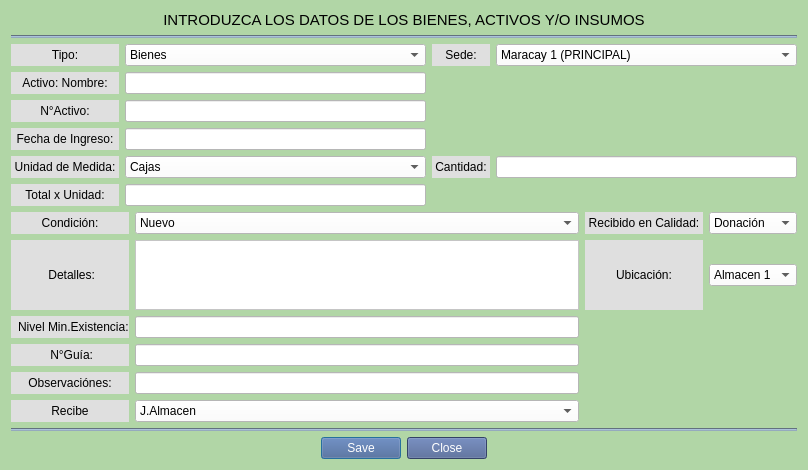
<?xml version="1.0" encoding="UTF-8"?>
<ui version="4.0">
 <class>ContrlEntrada</class>
 <widget class="QDialog" name="ContrlEntrada">
  <property name="windowModality">
   <enum>Qt::WindowModal</enum>
  </property>
  <property name="geometry">
   <rect>
    <x>0</x>
    <y>0</y>
    <width>808</width>
    <height>444</height>
   </rect>
  </property>
  <property name="windowTitle">
   <string>Control De Inventario (Entrada)</string>
  </property>
  <property name="windowIcon">
   <iconset resource="../assets/resources.qrc">
    <normaloff>:/logo_ipasme/icons/IPASME-logo-DABC2AE9B1-seeklogo.com.png</normaloff>:/logo_ipasme/icons/IPASME-logo-DABC2AE9B1-seeklogo.com.png</iconset>
  </property>
  <property name="styleSheet">
   <string notr="true">background-color: rgb(177, 214, 166);</string>
  </property>
  <property name="windowFilePath">
   <string/>
  </property>
  <layout class="QGridLayout" name="gridLayout_3">
   <item row="2" column="0">
    <layout class="QGridLayout" name="gridLayout_2">
     <item row="0" column="0">
      <widget class="QLabel" name="ql_CtrlEntrada_tipo">
       <property name="styleSheet">
        <string notr="true">background-color: rgb(223, 223, 223);
color: rgb(0, 0, 0);</string>
       </property>
       <property name="text">
        <string>Tipo:</string>
       </property>
       <property name="alignment">
        <set>Qt::AlignCenter</set>
       </property>
      </widget>
     </item>
     <item row="0" column="2">
      <widget class="QLabel" name="ql_CtrlEntrada_sede">
       <property name="styleSheet">
        <string notr="true">background-color: rgb(223, 223, 223);
color: rgb(0, 0, 0);</string>
       </property>
       <property name="text">
        <string>Sede:</string>
       </property>
       <property name="alignment">
        <set>Qt::AlignCenter</set>
       </property>
      </widget>
     </item>
     <item row="4" column="3">
      <widget class="QLineEdit" name="qlinee_CtrlEntrada_cantidad">
       <property name="styleSheet">
        <string notr="true">background-color: rgb(255, 255, 255);</string>
       </property>
      </widget>
     </item>
     <item row="3" column="0">
      <widget class="QLabel" name="ql_CtrlEntrada_fechaingreso">
       <property name="styleSheet">
        <string notr="true">background-color: rgb(223, 223, 223);
color: rgb(0, 0, 0);</string>
       </property>
       <property name="text">
        <string> Fecha de Ingreso: </string>
       </property>
       <property name="alignment">
        <set>Qt::AlignCenter</set>
       </property>
      </widget>
     </item>
     <item row="3" column="1">
      <widget class="QLineEdit" name="qlinee_CtrlEntrada_fechaingreso">
       <property name="styleSheet">
        <string notr="true">background-color: rgb(255, 255, 255);</string>
       </property>
      </widget>
     </item>
     <item row="0" column="1">
      <widget class="QComboBox" name="cbox_CtrlEntrada_tipo">
       <property name="cursor">
        <cursorShape>PointingHandCursor</cursorShape>
       </property>
       <property name="styleSheet">
        <string notr="true">background-color: rgb(255, 255, 255);</string>
       </property>
       <property name="currentIndex">
        <number>0</number>
       </property>
       <item>
        <property name="text">
         <string>Bienes</string>
        </property>
       </item>
       <item>
        <property name="text">
         <string>Servicios</string>
        </property>
       </item>
       <item>
        <property name="text">
         <string>Medicamentos</string>
        </property>
       </item>
       <item>
        <property name="text">
         <string>Insumos Medicos</string>
        </property>
       </item>
      </widget>
     </item>
     <item row="1" column="1">
      <widget class="QLineEdit" name="qlinee_CtrlEntrada_actnombre">
       <property name="focusPolicy">
        <enum>Qt::StrongFocus</enum>
       </property>
       <property name="styleSheet">
        <string notr="true">background-color: rgb(255, 255, 255);</string>
       </property>
      </widget>
     </item>
     <item row="4" column="2">
      <widget class="QLabel" name="ql_CtrlEntrada_cantidad">
       <property name="styleSheet">
        <string notr="true">background-color: rgb(223, 223, 223);
color: rgb(0, 0, 0);</string>
       </property>
       <property name="text">
        <string> Cantidad: </string>
       </property>
       <property name="alignment">
        <set>Qt::AlignCenter</set>
       </property>
      </widget>
     </item>
     <item row="2" column="0">
      <widget class="QLabel" name="ql_CtrlEntrada_numactivo">
       <property name="styleSheet">
        <string notr="true">background-color: rgb(223, 223, 223);
color: rgb(0, 0, 0);</string>
       </property>
       <property name="text">
        <string>N°Activo:</string>
       </property>
       <property name="alignment">
        <set>Qt::AlignCenter</set>
       </property>
      </widget>
     </item>
     <item row="0" column="3">
      <widget class="QComboBox" name="cbox_CtrlEntrada_sede">
       <property name="cursor">
        <cursorShape>PointingHandCursor</cursorShape>
       </property>
       <property name="styleSheet">
        <string notr="true">background-color: rgb(255, 255, 255);</string>
       </property>
       <item>
        <property name="text">
         <string>Maracay 1 (PRINCIPAL)</string>
        </property>
       </item>
       <item>
        <property name="text">
         <string>Maracay 2 (SAN JACINTO)</string>
        </property>
       </item>
       <item>
        <property name="text">
         <string>Maracay (A.MEDICA)</string>
        </property>
       </item>
      </widget>
     </item>
     <item row="5" column="1">
      <widget class="QLineEdit" name="qlinee_CtrlEntrada_totalxunidad">
       <property name="styleSheet">
        <string notr="true">background-color: rgb(255, 255, 255);</string>
       </property>
      </widget>
     </item>
     <item row="1" column="0">
      <widget class="QLabel" name="ql_CtrlEntrada_actnombre">
       <property name="styleSheet">
        <string notr="true">background-color: rgb(223, 223, 223);
color: rgb(0, 0, 0);</string>
       </property>
       <property name="text">
        <string>Activo: Nombre:</string>
       </property>
       <property name="alignment">
        <set>Qt::AlignCenter</set>
       </property>
      </widget>
     </item>
     <item row="4" column="0">
      <widget class="QLabel" name="ql_CtrlEntrada_unidadxmedida">
       <property name="styleSheet">
        <string notr="true">background-color: rgb(223, 223, 223);
color: rgb(0, 0, 0);</string>
       </property>
       <property name="text">
        <string> Unidad de Medida: </string>
       </property>
       <property name="alignment">
        <set>Qt::AlignCenter</set>
       </property>
      </widget>
     </item>
     <item row="5" column="0">
      <widget class="QLabel" name="ql_CtrlEntrada_totalxunidad">
       <property name="styleSheet">
        <string notr="true">background-color: rgb(223, 223, 223);
color: rgb(0, 0, 0);</string>
       </property>
       <property name="text">
        <string>Total x Unidad:</string>
       </property>
       <property name="alignment">
        <set>Qt::AlignCenter</set>
       </property>
      </widget>
     </item>
     <item row="4" column="1">
      <widget class="QComboBox" name="cbox_CtrlEntrada_sede_2">
       <property name="cursor">
        <cursorShape>PointingHandCursor</cursorShape>
       </property>
       <property name="styleSheet">
        <string notr="true">background-color: rgb(255, 255, 255);</string>
       </property>
       <item>
        <property name="text">
         <string>Cajas</string>
        </property>
       </item>
       <item>
        <property name="text">
         <string>Frescos</string>
        </property>
       </item>
       <item>
        <property name="text">
         <string>Unidad</string>
        </property>
       </item>
       <item>
        <property name="text">
         <string>Bolsas</string>
        </property>
       </item>
       <item>
        <property name="text">
         <string>Pases</string>
        </property>
       </item>
      </widget>
     </item>
     <item row="2" column="1">
      <widget class="QLineEdit" name="qlinee_CtrlEntrada_numactivo">
       <property name="styleSheet">
        <string notr="true">background-color: rgb(255, 255, 255);</string>
       </property>
      </widget>
     </item>
    </layout>
   </item>
   <item row="0" column="0">
    <widget class="QLabel" name="label_17">
     <property name="text">
      <string>&lt;html&gt;&lt;head/&gt;&lt;body&gt;&lt;p align=&quot;center&quot;&gt;&lt;span style=&quot; font-size:11pt;&quot;&gt;INTRODUZCA LOS DATOS DE LOS BIENES, ACTIVOS Y/O INSUMOS&lt;/span&gt;&lt;/p&gt;&lt;/body&gt;&lt;/html&gt;</string>
     </property>
    </widget>
   </item>
   <item row="4" column="0">
    <widget class="Line" name="line">
     <property name="styleSheet">
      <string notr="true">background-color: rgb(149, 170, 190);</string>
     </property>
     <property name="orientation">
      <enum>Qt::Horizontal</enum>
     </property>
    </widget>
   </item>
   <item row="3" column="0">
    <layout class="QGridLayout" name="gridLayout">
     <item row="2" column="1">
      <widget class="QLineEdit" name="qlinee_CtrlEntrada_nivelexistencia">
       <property name="styleSheet">
        <string notr="true">background-color: rgb(255, 255, 255);</string>
       </property>
      </widget>
     </item>
     <item row="0" column="3">
      <widget class="QComboBox" name="cbox_CtrlEntrada_recividocalidad">
       <property name="cursor">
        <cursorShape>PointingHandCursor</cursorShape>
       </property>
       <property name="styleSheet">
        <string notr="true">background-color: rgb(255, 255, 255);</string>
       </property>
       <item>
        <property name="text">
         <string>Donación</string>
        </property>
       </item>
       <item>
        <property name="text">
         <string>Prestamo</string>
        </property>
       </item>
       <item>
        <property name="text">
         <string>Ingreso</string>
        </property>
       </item>
       <item>
        <property name="text">
         <string>Compra</string>
        </property>
       </item>
      </widget>
     </item>
     <item row="4" column="1">
      <widget class="QLineEdit" name="qlinee_CtrlEntrada_observaciones">
       <property name="styleSheet">
        <string notr="true">background-color: rgb(255, 255, 255);</string>
       </property>
      </widget>
     </item>
     <item row="1" column="0">
      <widget class="QLabel" name="ql_CtrlEntrada_detalles">
       <property name="styleSheet">
        <string notr="true">background-color: rgb(223, 223, 223);
color: rgb(0, 0, 0);</string>
       </property>
       <property name="text">
        <string> Detalles:</string>
       </property>
       <property name="alignment">
        <set>Qt::AlignCenter</set>
       </property>
      </widget>
     </item>
     <item row="2" column="0">
      <widget class="QLabel" name="ql_CtrlEntrada_nivelexistencia">
       <property name="styleSheet">
        <string notr="true">background-color: rgb(223, 223, 223);
color: rgb(0, 0, 0);</string>
       </property>
       <property name="text">
        <string>  Nivel Min.Existencia:</string>
       </property>
       <property name="alignment">
        <set>Qt::AlignCenter</set>
       </property>
      </widget>
     </item>
     <item row="0" column="0">
      <widget class="QLabel" name="ql_CtrlEntrada_condicion">
       <property name="styleSheet">
        <string notr="true">background-color: rgb(223, 223, 223);
color: rgb(0, 0, 0);</string>
       </property>
       <property name="text">
        <string>Condición:</string>
       </property>
       <property name="alignment">
        <set>Qt::AlignCenter</set>
       </property>
      </widget>
     </item>
     <item row="0" column="2">
      <widget class="QLabel" name="ql_CtrlEntrada_reciboencalidad">
       <property name="styleSheet">
        <string notr="true">background-color: rgb(223, 223, 223);
color: rgb(0, 0, 0);</string>
       </property>
       <property name="text">
        <string> Recibido en Calidad: </string>
       </property>
       <property name="alignment">
        <set>Qt::AlignCenter</set>
       </property>
      </widget>
     </item>
     <item row="5" column="1">
      <widget class="QComboBox" name="cbox_CtrlEntrada_recibe">
       <property name="cursor">
        <cursorShape>PointingHandCursor</cursorShape>
       </property>
       <property name="styleSheet">
        <string notr="true">background-color: rgb(255, 255, 255);</string>
       </property>
       <item>
        <property name="text">
         <string>J.Almacen</string>
        </property>
       </item>
       <item>
        <property name="text">
         <string>Administración</string>
        </property>
       </item>
      </widget>
     </item>
     <item row="0" column="1">
      <widget class="QComboBox" name="cbox_CtrlEntrada_condicion">
       <property name="cursor">
        <cursorShape>PointingHandCursor</cursorShape>
       </property>
       <property name="styleSheet">
        <string notr="true">background-color: rgb(255, 255, 255);</string>
       </property>
       <item>
        <property name="text">
         <string>Nuevo</string>
        </property>
       </item>
       <item>
        <property name="text">
         <string>Buen Estado</string>
        </property>
       </item>
       <item>
        <property name="text">
         <string>Detalles</string>
        </property>
       </item>
       <item>
        <property name="text">
         <string>Desuso</string>
        </property>
       </item>
      </widget>
     </item>
     <item row="3" column="1">
      <widget class="QLineEdit" name="qlinee_CtrlEntrada_numguia">
       <property name="styleSheet">
        <string notr="true">background-color: rgb(255, 255, 255);</string>
       </property>
      </widget>
     </item>
     <item row="4" column="0">
      <widget class="QLabel" name="ql_CtrlEntrada_observaciones">
       <property name="styleSheet">
        <string notr="true">background-color: rgb(223, 223, 223);
color: rgb(0, 0, 0);</string>
       </property>
       <property name="text">
        <string>Observaciónes:</string>
       </property>
       <property name="alignment">
        <set>Qt::AlignCenter</set>
       </property>
      </widget>
     </item>
     <item row="1" column="1">
      <widget class="QPlainTextEdit" name="qplt_CtrlEntrada_detalles">
       <property name="styleSheet">
        <string notr="true">background-color: rgb(255, 255, 255);</string>
       </property>
      </widget>
     </item>
     <item row="3" column="0">
      <widget class="QLabel" name="ql_CtrlEntrada_numguia">
       <property name="styleSheet">
        <string notr="true">background-color: rgb(223, 223, 223);
color: rgb(0, 0, 0);</string>
       </property>
       <property name="text">
        <string> N°Guía:</string>
       </property>
       <property name="alignment">
        <set>Qt::AlignCenter</set>
       </property>
      </widget>
     </item>
     <item row="1" column="2">
      <widget class="QLabel" name="ql_CtrlEntrada_ubicacion">
       <property name="styleSheet">
        <string notr="true">background-color: rgb(223, 223, 223);
color: rgb(0, 0, 0);</string>
       </property>
       <property name="text">
        <string>Ubicación:</string>
       </property>
       <property name="alignment">
        <set>Qt::AlignCenter</set>
       </property>
      </widget>
     </item>
     <item row="1" column="3">
      <widget class="QComboBox" name="cbox_CtrlEntrada_ubicacion">
       <property name="cursor">
        <cursorShape>PointingHandCursor</cursorShape>
       </property>
       <property name="styleSheet">
        <string notr="true">background-color: rgb(255, 255, 255);</string>
       </property>
       <item>
        <property name="text">
         <string>Almacen 1</string>
        </property>
       </item>
       <item>
        <property name="text">
         <string>Almacen 2</string>
        </property>
       </item>
      </widget>
     </item>
     <item row="5" column="0">
      <widget class="QLabel" name="ql_CtrlEntrada_recibe">
       <property name="styleSheet">
        <string notr="true">background-color: rgb(223, 223, 223);
color: rgb(0, 0, 0);</string>
       </property>
       <property name="text">
        <string>Recibe</string>
       </property>
       <property name="alignment">
        <set>Qt::AlignCenter</set>
       </property>
      </widget>
     </item>
    </layout>
   </item>
   <item row="5" column="0" alignment="Qt::AlignHCenter">
    <widget class="QDialogButtonBox" name="buttonBox">
     <property name="cursor">
      <cursorShape>PointingHandCursor</cursorShape>
     </property>
     <property name="styleSheet">
      <string notr="true">QPushButton{
	color:rgb(255, 255, 255);
	background-color: rgb(71, 93, 144);
}
QPushButton:hover
{
	border-style: solid;
	background-color: rgb(89, 118, 181);
}

QPushButton:pressed
{		
	background-color: rgb(62, 82, 125);
}</string>
     </property>
     <property name="orientation">
      <enum>Qt::Horizontal</enum>
     </property>
     <property name="standardButtons">
      <set>QDialogButtonBox::Close|QDialogButtonBox::Save</set>
     </property>
     <property name="centerButtons">
      <bool>false</bool>
     </property>
    </widget>
   </item>
   <item row="1" column="0">
    <widget class="Line" name="line_2">
     <property name="styleSheet">
      <string notr="true">background-color: rgb(149, 170, 190);</string>
     </property>
     <property name="orientation">
      <enum>Qt::Horizontal</enum>
     </property>
    </widget>
   </item>
  </layout>
 </widget>
 <tabstops>
  <tabstop>cbox_CtrlEntrada_tipo</tabstop>
  <tabstop>cbox_CtrlEntrada_sede</tabstop>
  <tabstop>qlinee_CtrlEntrada_actnombre</tabstop>
  <tabstop>qlinee_CtrlEntrada_numactivo</tabstop>
  <tabstop>qlinee_CtrlEntrada_fechaingreso</tabstop>
  <tabstop>cbox_CtrlEntrada_sede_2</tabstop>
  <tabstop>qlinee_CtrlEntrada_cantidad</tabstop>
  <tabstop>qlinee_CtrlEntrada_totalxunidad</tabstop>
  <tabstop>cbox_CtrlEntrada_condicion</tabstop>
  <tabstop>cbox_CtrlEntrada_recividocalidad</tabstop>
  <tabstop>qplt_CtrlEntrada_detalles</tabstop>
  <tabstop>cbox_CtrlEntrada_ubicacion</tabstop>
  <tabstop>qlinee_CtrlEntrada_nivelexistencia</tabstop>
  <tabstop>qlinee_CtrlEntrada_numguia</tabstop>
  <tabstop>qlinee_CtrlEntrada_observaciones</tabstop>
  <tabstop>cbox_CtrlEntrada_recibe</tabstop>
 </tabstops>
 <resources>
  <include location="../assets/resources.qrc"/>
 </resources>
 <connections/>
</ui>
